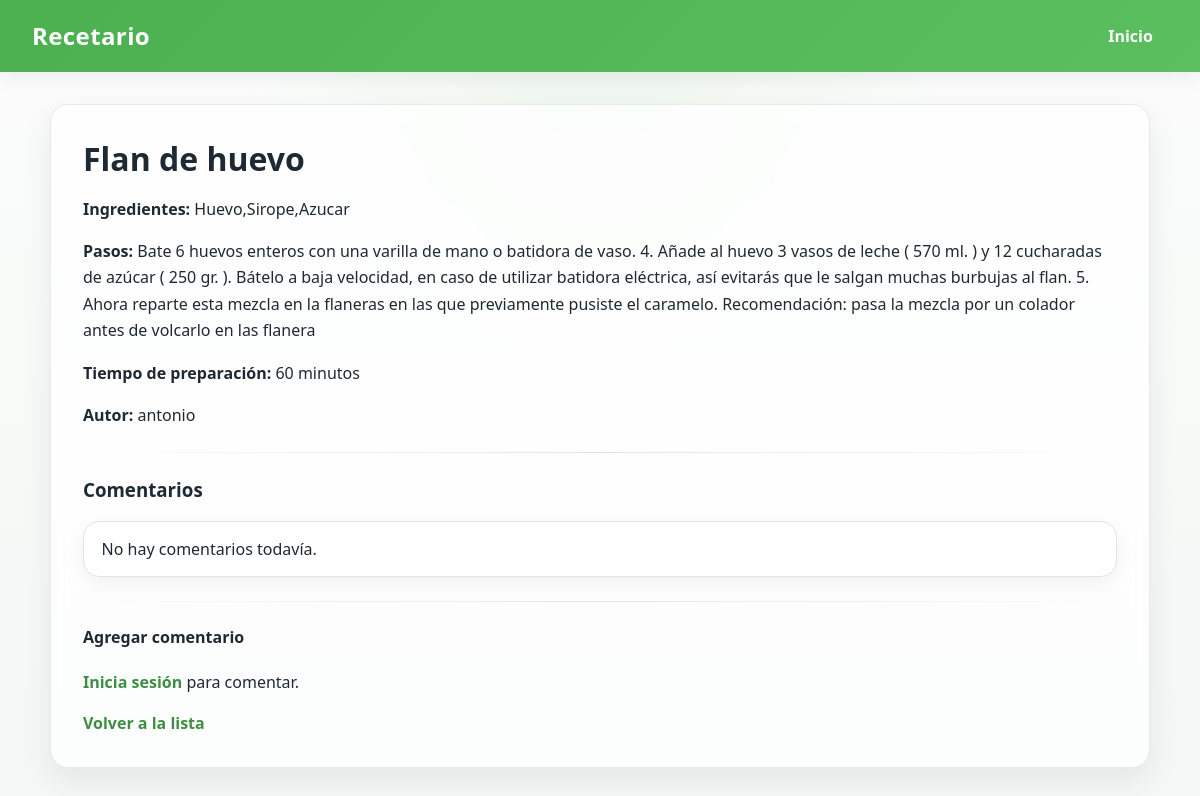
The page /receta/4/ on the database its author committed.
### recetas/models.py (models this page shows, shortened)
class Receta(models.Model):
    titulo = models.CharField(max_length = 100)
    ingredientes = models.TextField( blank=False,null=False,max_length=300)
    pasos_elaboracion = models.TextField(blank=False,null=False,max_length=550)
    tiempo_preparacion = models.PositiveIntegerField(blank= True,null=True)
    autor = models.ForeignKey(settings.AUTH_USER_MODEL, on_delete= models.CASCADE, related_name="recetas", default= 0)
    fecha_creacion = models.DateTimeField(default= timezone.now)
    categoria = models.ForeignKey(Categoria, on_delete=models.SET_NULL, null=True, blank=True)
    class Meta:
        ordering = ["-fecha_creacion"]

### recetas/views.py (the view)
# urls.py: path("receta/<int:pk>/",DetalleRecetaView.as_view(), name = "detalles_receta"),
class DetalleRecetaView(DetailView):
    model = Receta
    template_name = "recetas/detalles_recetas.html"
    context_object_name = "receta"
    def get_context_data(self, **kwargs):
        context = super().get_context_data(**kwargs)
        context["form_comentario"] = ComentarioForm()
        return context

### recetas/templates/recetas/detalles_recetas.html (shortened to what this page needs)
{% extends 'recetas/base.html' %}
{% block content %}
<h2>{{ receta.titulo }}</h2>
<p><strong>Ingredientes:</strong> {{ receta.ingredientes }}</p>
<p><strong>Pasos:</strong> {{ receta.pasos_elaboracion }}</p>
<p><strong>Tiempo de preparación:</strong> {{ receta.tiempo_preparacion }} minutos</p>
<p><strong>Autor:</strong> {{ receta.autor.username }}</p>
<hr>
<h3>Comentarios</h3>
<ul>
    {% for comentario in receta.recetas.all %}
        <li>
            <strong>{{ comentario.autor.username }}</strong>: {{ comentario.contenido }}
            {% if user == comentario.autor %}
            <a href="{% url 'eliminar_comentario' comentario.pk %}">Eliminar</a>
            {% endif %}
        </li>
    {% empty %}
        <li>No hay comentarios todavía.</li>
    {% endfor %}
</ul>
<hr>
<h4>Agregar comentario</h4>
{% if user.is_authenticated %}
    <form method="post" action="{% url 'agregar_comentario' receta.pk %}">
        {% csrf_token %}
        {{ form_comentario.as_p }}
        <button type="submit">Enviar</button>
    </form>
{% else %}
    <p><a href="{% url 'login' %}">Inicia sesión</a> para comentar.</p>
{% endif %}
<a href="{% url 'lista_recetas' %}">Volver a la lista</a>
{% endblock %}

### recetas/static/recetas/style.css (style rules this page uses)
:root { --bg: #f4f7f5; --surface: #ffffff; --surface-alt: #f8fbf8; --text: #1f2933; --muted: #6b7280; --primary: #4caf50; --primary-dark: #3e8e41; --primary-soft: #e8f5e9; --border: #dfe7e1; --shadow: 0 12px 30px rgba(31, 41, 51, 0.08); --shadow-soft: 0 6px 18px rgba(31, 41, 51, 0.06); --radius: 18px; }
* { box-sizing: border-box; }
html { scroll-behavior: smooth; }
body { font-family: 'Segoe UI', Tahoma, Geneva, Verdana, sans-serif; background: radial-gradient(circle at top, rgba(76, 175, 80, 0.08), transparent 35%), linear-gradient(180deg, #fbfcfb 0%, var(--bg) 100%); color: var(--text); margin: 0; min-height: 100vh; display: flex; flex-direction: column; }
main h2, main h3, main h4 { color: var(--text); margin-top: 0; }
main h2 { font-size: 2rem; margin-bottom: 1rem; }
main p { line-height: 1.65; color: var(--text); }
main a { color: var(--primary-dark); text-decoration: none; font-weight: 600; transition: color 0.2s ease, opacity 0.2s ease; }
ul { list-style: none; padding: 0; margin: 1rem 0 1.5rem; display: grid; gap: 0.9rem; }
li { background: var(--surface); border: 1px solid var(--border); border-radius: 16px; padding: 1rem 1.1rem; box-shadow: var(--shadow-soft); }
hr { border: none; height: 1px; background: linear-gradient(90deg, transparent, var(--border), transparent); margin: 1.5rem 0; }

### rows shown on the page
Receta: titulo "Flan de huevo", ingredientes "Huevo,Sirope,Azucar", pasos_elaboracion "Bate 6 huevos enteros con una varilla de mano o batidora de vaso. 4. Añade al huevo 3 vasos de leche ( 570 ml. ) y 12 cucharadas de azúcar ( 250 gr. ). Bátelo a baja velocidad, en caso de utilizar batidora eléctrica, así evitarás que le salgan muchas burbujas al flan. 5. Ahora reparte esta mezcla en la flaneras en las que previamente pusiste el caramelo. Recomendación: pasa la mezcla por un colador antes de volcarlo en las flanera", tiempo_preparacion "60", autor.username "antonio"
